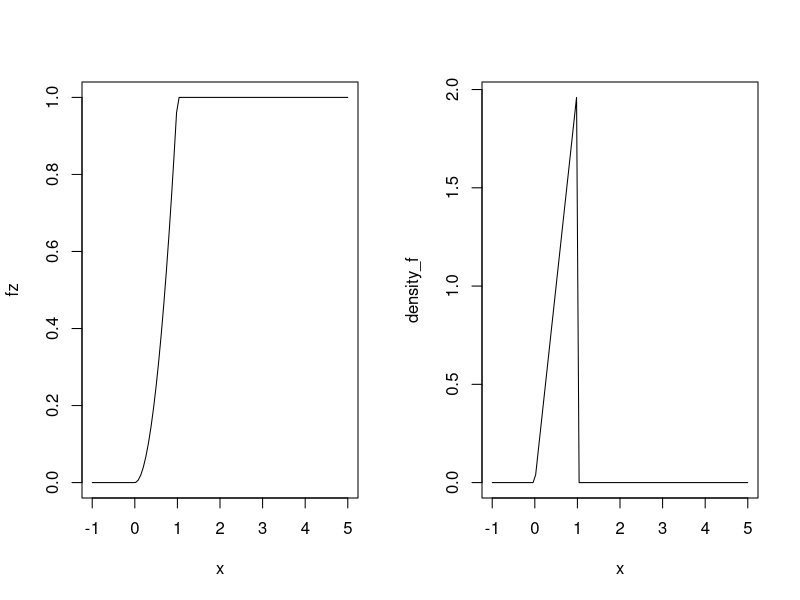

Generate this figure with R:
# page number: 64

suppressWarnings({
	fz <- function(z) {
		y=list()
		for(i in z){
			if(i<0) y=c(y,0)
			else if(i<=1 && i>=0) y=c(y,i^2)
			else if(i>1) y=c(y,1)
		}
		return(y)
	}

	density_f <- function(z){
		y=list()
		for(i in z){
			if(i<0) y=c(y,0)
			else if(i<=1 && i>=0) y=c(y,2*i)
			else if(i>1) y=c(y,0)
		}
		return(y)
	}

	par(mfrow=c(1,2))
	xlim=c(-1,5)
	plot(fz, xlim=xlim)
	plot(density_f, xlim=xlim)

	# barplot(z)
})